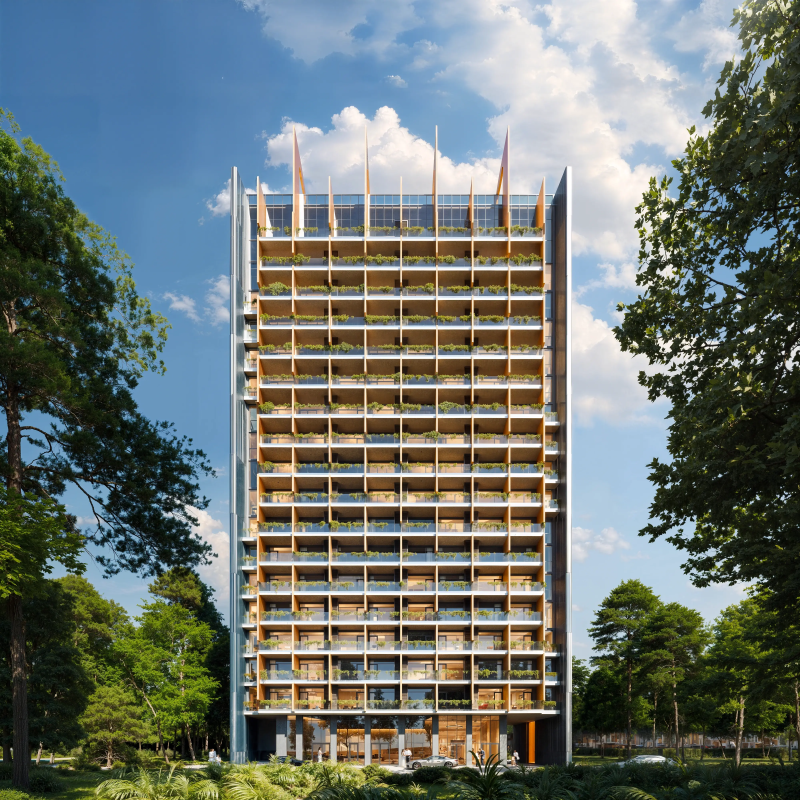
#> input picture before/assets/reverance-explorer/building.webp, 4000 x 4000 px, found by its file name (shown at 1/5 size)
$ python make-reverance-model-textures.py
#> lines starting #> are read from the running program, lines starting #| are printed output that depends on the picture
from pathlib import Path
from PIL import Image, ImageEnhance

root = Path(__file__).resolve().parents[1]
source_path = root / "public" / "assets" / "reverance-explorer" / "building.webp"
output_dir = root / "public" / "assets" / "reverance-3d"
output_dir.mkdir(parents=True, exist_ok=True)

source = Image.open(source_path).convert("RGB")
#> source is the input picture: PIL image 4000x4000 RGB; mean R, G, B 107.5, 115.6, 110.6

# Exact balcony elevation crop from Otium's official 4000px front render.
# The rooftop crown remains modeled geometry so its open silhouette is preserved.
# The crop begins at the glass penthouse band. The open rooftop crown is
# geometry in the GLB, avoiding a flat sky-colored rectangle around the fins.
facade = source.crop((1175, 1000, 2835, 3775))
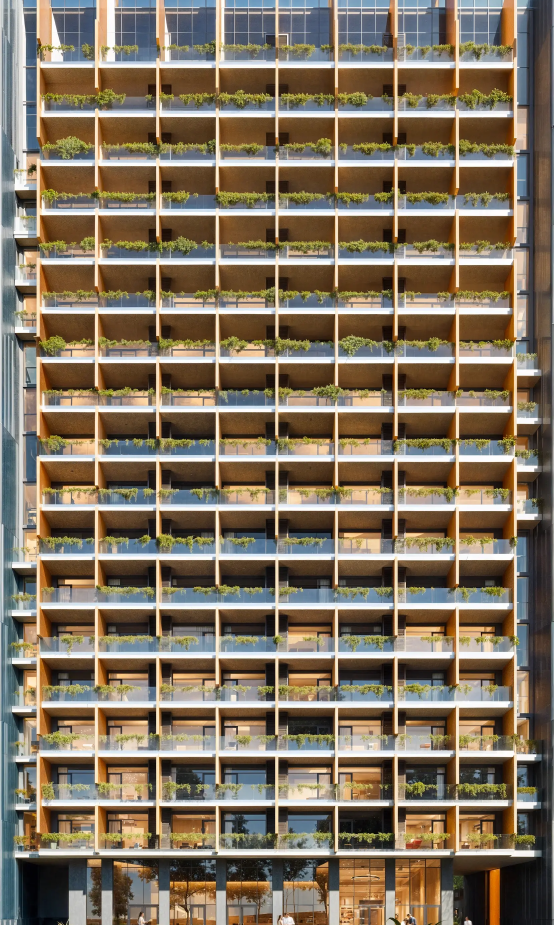
#> facade: PIL image 1660x2775 RGB (shown at 1/3 size); mean R, G, B 129.2, 115.7, 97
facade.thumbnail((1120, 2048), Image.Resampling.LANCZOS)
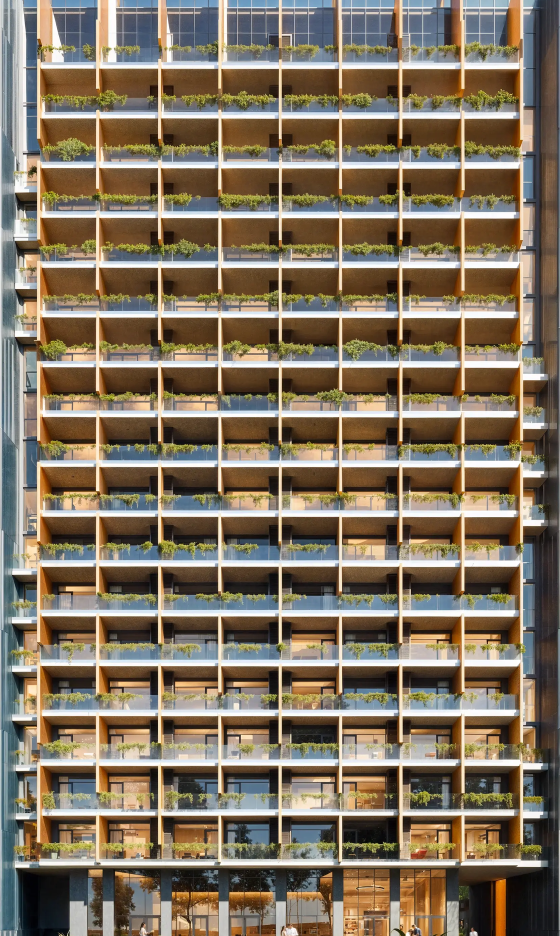
#> facade: PIL image 1120x1872 RGB (shown at 1/2 size); mean R, G, B 129.2, 115.7, 97
facade = ImageEnhance.Contrast(facade).enhance(1.03)
facade.save(output_dir / "reverance-front-facade.jpg", quality=92, optimize=True, progressive=True)

# Direct side elevation from Otium's official orbit (frame 21). This captures
# the silver rainscreen, recessed loggia stack, and base proportions.
#> (the run stopped early here; a loop or call above may not have finished)
